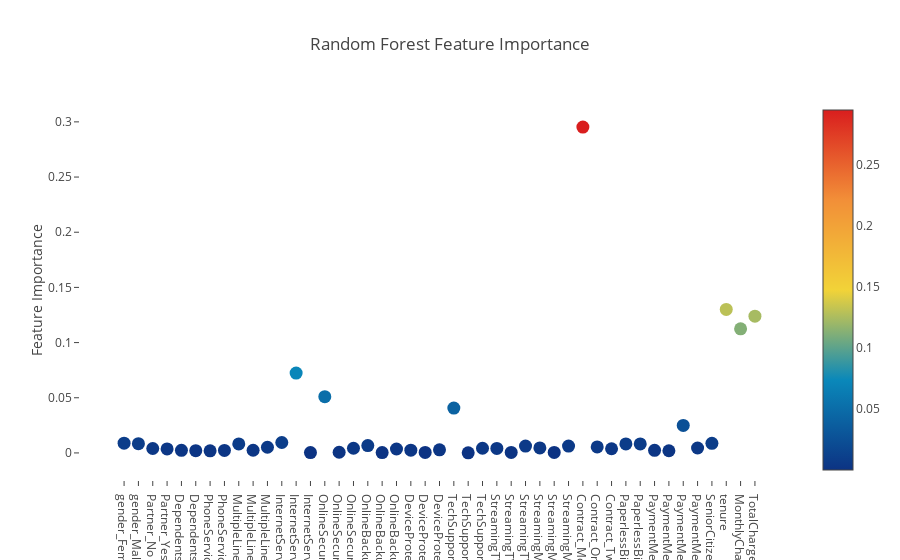

The cell this chart's notebook holds for it:
### Code cell
from sklearn.ensemble import RandomForestClassifier
rf = RandomForestClassifier(n_estimators=150, max_depth=15, min_samples_leaf=15, max_features=30, n_jobs=-1, random_state=0)
rf.fit(X_train,Y)
features = df.columns
print("----- Training Done -----Printing Score")
print(rf.score(X_train,Y))
# Scatter plot 
fi(rf,'Random Forest')

### Figure 1 — Plotly figure (JSON) as saved in the notebook; plotly's stock layout.template omitted (floating-point values rounded to 4 significant figures)
{"data": [{"marker": {"color": [0.008858, 0.008409, 0.004027, 0.003648, 0.002343, 0.002075, 0.001947, 0.002226, 0.008169, 0.002418, 0.005144, 0.009453, 0.07232, 0.0003151, 0.05096, 0.0006011, 0.004254, 0.006627, 0.0002815, 0.00357, 0.002465, 0.0004191, 0.002799, 0.04066, 5.031e-05, 0.004234, 0.004106, 0.0004883, 0.006204, 0.004521, 0.0004833, 0.006257, 0.2952, 0.005476, 0.00381, 0.008192, 0.00815, 0.002324, 0.001993, 0.02494, 0.004483, 0.008717, 0.13, 0.1124, 0.1239], "colorscale": "Portland", "showscale": true, "size": 13, "sizemode": "diameter", "sizeref": 1}, "mode": "markers", "text": ["gender_Female", "gender_Male", "Partner_No", "Partner_Yes", "Dependents_No", "Dependents_Yes", "PhoneService_No", "PhoneService_Yes", "MultipleLines_No", "MultipleLines_No phone service", "MultipleLines_Yes", "InternetService_DSL", "InternetService_Fiber optic", "InternetService_No", "OnlineSecurity_No", "OnlineSecurity_No internet service", "OnlineSecurity_Yes", "OnlineBackup_No", "OnlineBackup_No internet service", "OnlineBackup_Yes", "DeviceProtection_No", "DeviceProtection_No internet service", "DeviceProtection_Yes", "TechSupport_No", "TechSupport_No internet service", "TechSupport_Yes", "StreamingTV_No", "StreamingTV_No internet service", "StreamingTV_Yes", "StreamingMovies_No", "StreamingMovies_No internet service", "StreamingMovies_Yes", "Contract_Month-to-month", "Contract_One year", "Contract_Two year", "PaperlessBilling_No", "PaperlessBilling_Yes", "PaymentMethod_Bank transfer (automatic)", "PaymentMethod_Credit card (automatic)", "PaymentMethod_Electronic check", "PaymentMethod_Mailed check", "SeniorCitizen", "tenure", "MonthlyCharges", "TotalCharges"], "type": "scatter", "x": ["gender_Female", "gender_Male", "Partner_No", "Partner_Yes", "Dependents_No", "Dependents_Yes", "PhoneService_No", "PhoneService_Yes", "MultipleLines_No", "MultipleLines_No phone service", "MultipleLines_Yes", "InternetService_DSL", "InternetService_Fiber optic", "InternetService_No", "OnlineSecurity_No", "OnlineSecurity_No internet service", "OnlineSecurity_Yes", "OnlineBackup_No", "OnlineBackup_No internet service", "OnlineBackup_Yes", "DeviceProtection_No", "DeviceProtection_No internet service", "DeviceProtection_Yes", "TechSupport_No", "TechSupport_No internet service", "TechSupport_Yes", "StreamingTV_No", "StreamingTV_No internet service", "StreamingTV_Yes", "StreamingMovies_No", "StreamingMovies_No internet service", "StreamingMovies_Yes", "Contract_Month-to-month", "Contract_One year", "Contract_Two year", "PaperlessBilling_No", "PaperlessBilling_Yes", "PaymentMethod_Bank transfer (automatic)", "PaymentMethod_Credit card (automatic)", "PaymentMethod_Electronic check", "PaymentMethod_Mailed check", "SeniorCitizen", "tenure", "MonthlyCharges", "TotalCharges"], "y": [0.008858, 0.008409, 0.004027, 0.003648, 0.002343, 0.002075, 0.001947, 0.002226, 0.008169, 0.002418, 0.005144, 0.009453, 0.07232, 0.0003151, 0.05096, 0.0006011, 0.004254, 0.006627, 0.0002815, 0.00357, 0.002465, 0.0004191, 0.002799, 0.04066, 5.031e-05, 0.004234, 0.004106, 0.0004883, 0.006204, 0.004521, 0.0004833, 0.006257, 0.2952, 0.005476, 0.00381, 0.008192, 0.00815, 0.002324, 0.001993, 0.02494, 0.004483, 0.008717, 0.13, 0.1124, 0.1239]}], "layout": {"autosize": true, "hovermode": "closest", "showlegend": false, "title": "Random Forest Feature Importance", "xaxis": {"showgrid": false, "showline": false, "ticklen": 5, "zeroline": false}, "yaxis": {"gridwidth": 2, "showgrid": false, "ticklen": 5, "title": "Feature Importance", "zeroline": false}}}
